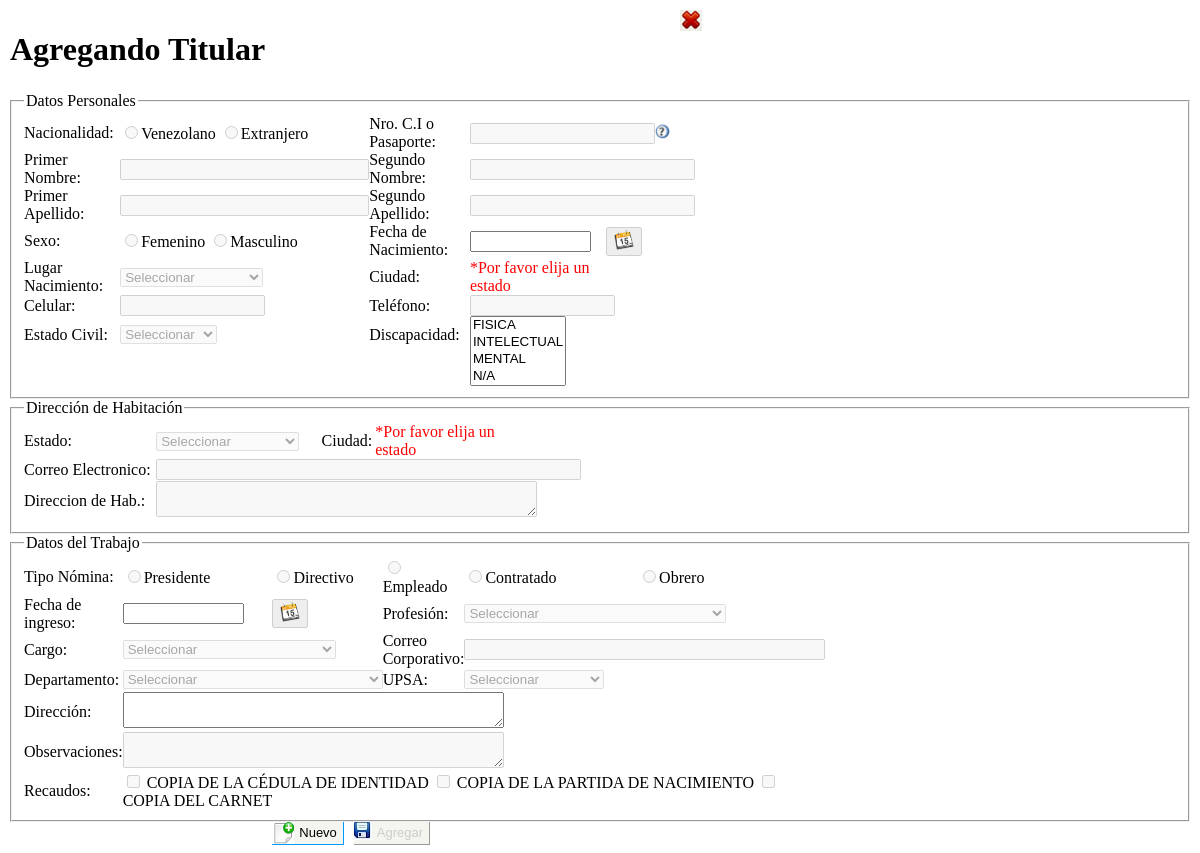
The page /persona/Php/agregar_empleado.php (signed in) on the database its author committed.
### tables this page shows
CREATE TABLE IF NOT EXISTS `trecaudo` (
  `id_recaudo` int(11) NOT NULL AUTO_INCREMENT,
  `descripcion` varchar(80) NOT NULL,
  `tipo` varchar(50) NOT NULL,
  `estatus` char(1) NOT NULL,
  PRIMARY KEY (`id_recaudo`)
);

### persona/Clases/clase_discapacidad.php (called while the page is built, shortened)
<?php
include_once("clase_mysql.php");
class discapacidad extends conectaBDMy{
	function lista_discapacidad()
	{
		$c=0;
		$sql="select * from tdiscapacidad where estatus='1' order by nombre";
		 $cursor=parent::ejecuta_sql($sql);
		 if($row= parent::proxima_tupla($cursor))
		 {
			 do{
				$fila[$c][1]=$row["id_discapacidad"];
				$fila[$c][2]=$row["nombre"];
				$c++;
			 }while($row= parent::proxima_tupla($cursor));
		 }
		if ( $fila>0 )
			return $fila;
		else
			return -1;
	}
}
?>

### persona/Clases/clase_mysql.php (called while the page is built, shortened)
<?PHP
class conectaBDMy
{
	private $servidor;
	private $usuario;
	private $password;
	private $conexion;
	function conectaBDMy()
	{
		$this->servidor="localhost";
		$this->usuario="root";
		$this->password="iutep";
		$this->basedatos="bdsas";
	}
	function abrir_BD()
	{
		if ( !($enlace= @mysql_connect( $this->servidor, $this->usuario, $this->password ) ) )
		{
		header("Location: ../html/Error_bd.html");
		}
		$this->conexion=$enlace;
		return true;
	}
	function ejecuta_sql( $query )
	{
		if ( $this->abrir_BD() )
	     return ( mysql_query($query,$this->conexion ) );
	else
	     return null;
	}
  function proxima_tupla($cursor)
  {
	return mysql_fetch_array($cursor);
  }
}
?>

### persona/Clases/clase_estado.php (called while the page is built, shortened)
<?php
include_once("clase_mysql.php");
class estado extends conectaBDMy{
function lista_estado()
	{
		$c=0;
		$sql="select * from testado where estatus='1' order by nombre asc";
		 $cursor=parent::ejecuta_sql($sql);
			if($row= parent::proxima_tupla($cursor))
		 {
			 DO
			 {
				$fila[$c][1]=$row["id_estado"];
				$fila[$c][2]=$row["nombre"];
				$fila[$c][3]=$row["id_pais"];
				$c++;
			}WHILE($row= parent::proxima_tupla($cursor));
		 }
		if ( $fila>0 )
			return $fila;
		else
			return -1;
	}
}
?>

### persona/Clases/clase_recaudo.php (called while the page is built, shortened)
<?php
include_once("clase_mysql.php");
class recaudos extends conectaBDMy{
	private $tipoRecaudo;
    public function recaudos(){
		$this->tipoRecaudo="";
	}
 	public function setTiporecaudo($Valor){
        $this->tipoRecaudo = mb_strtoupper(trim($Valor), "utf-8");
    }
	function lista_recaudo()
	{
		$c=0;
		$sql="SELECT * FROM trecaudo where estatus='1' and tipo='$this->tipoRecaudo' order by id_recaudo";
		 $cursor=parent::ejecuta_sql($sql);
		 if($row= parent::proxima_tupla($cursor))
		 {
			 DO
			 {
				$fila[$c][1]=$row["id_recaudo"];
				$fila[$c][2]=$row["descripcion"];
				$fila[$c][3]=$row["tipo"];
				$c++;
			 }WHILE($row= parent::proxima_tupla($cursor));
		 }
		if ( $fila>0 )
			return $fila;
		else
			return -1;
	}
}
?>

### persona/Clases/clase_profesion.php (called while the page is built, shortened)
<?php
include_once("clase_mysql.php");
class profesion extends conectaBDMy{
	function lista_profesion()
	{
		$c=0;
		$sql="select * from tprofesion where estatus='1' order by nombre";
		 $cursor=parent::ejecuta_sql($sql);
		 if($row= parent::proxima_tupla($cursor))
		 {
			 DO
			 {
				$fila[$c][1]=$row["id_profesion"];
				$fila[$c][2]=$row["nombre"];
				$c++;
			 }WHILE($row= parent::proxima_tupla($cursor));
		 }
		if ( $fila>0 )
			return $fila;
		else
			return -1;
	}
}
?>

### persona/Clases/clase_cargo.php (called while the page is built, shortened)
<?php
include_once("clase_mysql.php");
class cargo extends conectaBDMy{
public function lista_cargo(){
		$c=0;
		$sql="select * from tcargo where estatus='1' order by nombre";
		 $cursor=parent::ejecuta_sql($sql);
		 if($row= parent::proxima_tupla($cursor))
		 {
			 DO
			 {
				$fila[$c][1]=$row["id_cargo"];
				$fila[$c][2]=$row["nombre"];
				$c++;
			 }WHILE($row= parent::proxima_tupla($cursor));
		 }
		if ( $fila>0 )
			return $fila;
		else
			return -1;
	}
}
?>

### persona/Clases/clase_departamento.php (called while the page is built, shortened)
<?php
include_once("clase_mysql.php");
class departamento extends conectaBDMy{
	function lista_departamento()
	{
		$c=0;
		$sql="select * from tdepartamento where estatus='1' order by nombre";
		 $cursor=parent::ejecuta_sql($sql);
		 if($row= parent::proxima_tupla($cursor))
		 {
			 DO
			 {
				$fila[$c][1]=$row["id_departamento"];
				$fila[$c][2]=$row["nombre"];
				$c++;
			 }WHILE($row= parent::proxima_tupla($cursor));
		 }
		if ( $fila>0 )
			return $fila;
		else
			return -1;
	}
}
?>

### persona/Clases/clase_upsa.php (called while the page is built, shortened)
<?php
include_once("clase_mysql.php");
class upsa extends conectaBDMy{
	function lista_upsa()
	{
		$c=0;
		$sql="select * from tupsa where estatus='1' order by nombre";
		 $cursor=parent::ejecuta_sql($sql);
		 if($row= parent::proxima_tupla($cursor))
		 {
			 DO
			 {
				$fila[$c][1]=$row["id_upsa"];
				$fila[$c][2]=$row["nombre"];
				$fila[$c][3]=$row["direccion"];
				$c++;
			 }WHILE($row= parent::proxima_tupla($cursor));
		 }
		if ( $fila>0 )
			return $fila;
		else
			return -1;
	}
}
?>

### persona/Php/agregar_empleado.php (the view, shortened to what this page needs)
?><!DOCTYPE html>
<html lang="es">
  <head>
	<link rel="stylesheet" type="text/css" href="Css/jscal2.css" />
    <link rel="stylesheet" type="text/css" href="Css/border-radius.css" />
    <link rel="stylesheet" type="text/css" href="JavaScript/jquery.alerts.css"  />
</head>
<body>
<form action="" method="POST" id="form_titular" name="form_titular">
<table width="696" height="25" border="0" cellpadding="0" cellspacing="o">
    <tr>
      <td width="687"><h1>Agregando Titular</h1></td>
       <td valign="top"><input name="cancelar" type="button" id="cancelar" class='btn_cancelar_act_img' onClick="fn_cerrar();" title="Salir" /></td>
    </tr>
  </table>
  <fieldset>
  <legend align="left">Datos Personales</legend>
    <table width="686" border="0" cellpadding="0" cellspacing="0">
    <tr>
      <td width="120">Nacionalidad:</td>
      <td width="181">
        <input name="nacionalidad" type="radio" disabled="disabled" id="nacionalidad1" value="V" ><label for="nacionalidad1">Venezolano</label>
        <input name="nacionalidad" type="radio" disabled="disabled" id="nacionalidad2" value="E"><label for="nacionalidad2">Extranjero</label>
      </td>
      <td width="138">Nro. C.I o Pasaporte:</td>
      <td colspan="2"><input name="cedula" type="text" disabled="disabled" id="cedula" size="20" maxlength="16" /></td>
      <td><a href="#"
			      <div id="test" class="test" title="Ejemplo: 20643089, Si la C.I es menor a ocho (8) dígitos complete con ceros (0) a la izquierda Ejemplo: 08042667" style="width:30px;">
					  <img src="../Imagenes/ayuda.png" width="15" height="15"/></div>
			    </a></td>
      </tr>
    <tr>
      <td>Primer Nombre:</td>
      <td><input name="nombre1" type="text" disabled="disabled" id="nombre1" size="28" /></td>
      <td>Segundo Nombre:</td>
      <td colspan="3"><input name="nombre2" type="text" disabled="disabled" id="nombre2" size="25" /></td>
      </tr>
    <tr>
      <td>Primer Apellido:</td>
      <td><input name="apellido1" type="text" disabled="disabled" id="apellido1" size="28"/></td>
      <td>Segundo Apellido:</td>
      <td colspan="3">
        <input name="apellido2" type="text" disabled="disabled" id="apellido2" size="25" />
      </td>
      </tr>
    <tr>
      <td>Sexo:</td>
      <td><input name="sexo" type="radio" disabled="disabled" id="sexo1" value="F"><label for="sexo1">Femenino</label>
        <input name="sexo" type="radio" disabled="disabled" id="sexo2" value="M"><label for="sexo2">Masculino</label>
       </td>
      <td>Fecha de Nacimiento:</td>
      <td width="74"><input name="fecha_nac" type="text" id="fecha_nac" size="12" maxlength="10" readonly /></td>
      <td width="43"><button name="bt" id="bt"   disabled="disabled"><img src="Imagen_sistema/calend.png" width="20" height="20" title="Calendario para buscar fecha"/></button></td>
      <td width="111"></td>
    </tr>
        <tr>
          <td>Lugar Nacimiento:</td>
          <td><select name="estado2" disabled="disabled" id="estado2">
            <option value="0" selected="selected" disabled="disabled">Seleccionar </option>
            <?php include_once("../Clases/clase_estado.php");
				$estado =new estado();
				$lista_estado=$estado->lista_estado();
			?> <option value="<?php echo $lista_estado[$j][1];?>"><?php echo $lista_estado[$j][2];?></option>
          </select></td>
          <td>Ciudad:          </td>
          <td colspan="3">
          <div id="cap5" style="color:#FF0000; display:block; width:160px;">*Por favor elija un estado</div>
     	  </td>
        </tr>
        <tr>
      <td>Celular:</td>
      <td><input name="celular" type="text" disabled="disabled" id="celular" size="15" maxlength="12" /></td>
      <td>Teléfono:</td>
      <td colspan="3"><input name="telefono" type="text" disabled="disabled" id="telefono" size="15" maxlength="12" /></td>
      </tr>
    <tr>
      <td>Estado Civil:</td>
      <td><select name="estado_civ" disabled="disabled" id="estado_civ">
        < <option value="0">Seleccionar</option>
      </select></td>
      <td>Discapacidad:</td>
      <td colspan="3" rowspan="2" valign="top"><div id="disc_capa">
<select name="discapacidad[]" multiple="multiple"  id="discapacidad" title="Seleccionar">
  <?php include_once("../Clases/clase_discapacidad.php");
			$discapacidad=new discapacidad();
			$lista_discapacidad=$discapacidad->lista_discapacidad();
			for($i=0;$i<count($lista_discapacidad);$i++)
			{
			?>
  <option value="<?php echo $lista_discapacidad[$i][1];?>"
					?>> <?php echo $lista_discapacidad[$i][2];?></option>
  <?php }?>
</select>
</div>
      </td>
      </tr>
    <tr>
      <td>&nbsp;</td>
      <td><input name="ope" type="hidden" id="ope" value="I" hidden="hidden" /></td>
    </tr>
    </table>
  </fieldset>
     <fieldset>
      <legend align="left">Dirección de Habitación</legend>
     <table width="686" border="0" cellpadding="0" cellspacing="0">
    <tr>
      <td width="128">Estado:</td>
      <td width="160">
        <select name="estado" disabled="disabled" id="estado">
          <option value="0" selected="selected" disabled="disabled">Seleccionar </option>
        </select>
      </td>
      <td width="52">Ciudad:</td>
      <td width="253">
      <div id="cap1" style="color:#FF0000; display:block; width:160px;">*Por favor elija un estado</div>
      </td>
      <td width="71">&nbsp;</td>
    </tr>
     <tr>
       <td>Correo Electronico:</td>
       <td colspan="4"><input name="correo" type="text" disabled="disabled" id="correo" size="50" /></td>
    </tr>
    <tr>
      <td height="42">Direccion de Hab.:</td>
      <td colspan="4"><textarea name="direccion" cols="45" rows="2" disabled="disabled" id="direccion"></textarea></td>
    </tr>
  </table>
  </fieldset>
  <fieldset>
    <legend align="left">Datos del Trabajo</legend>
    <table width="686" border="0" cellpadding="0" cellspacing="0">
      <tr>
        <td>Tipo Nómina:</td>
        <td><input name="tipo_nomina" type="radio" disabled="disabled" id="tipo_nomina1" value="P" /><label for="tipo_nomina1">Presidente</label></td>
        <td><input name="tipo_nomina" type="radio" disabled="disabled" id="tipo_nomina2" value="D" /><label for="tipo_nomina2">Directivo</label></td>
        <td width="108"><input name="tipo_nomina" type="radio" disabled="disabled" id="tipo_nomina3" value="E" /><label for="tipo_nomina3">Empleado</label></td>
        <td width="108"><input name="tipo_nomina" type="radio" disabled="disabled" id="tipo_nomina4" value="C" /><label for="tipo_nomina4">Contratado</label></td>
        <td width="145"><input name="tipo_nomina" type="radio" disabled="disabled" id="tipo_nomina5" value="O" /><label for="tipo_nomina5">Obrero</label></td>
        <td>&nbsp;</td>
      </tr>
      <tr>
      <td width="133" height="28">Fecha de ingreso:</td>
      <td width="87"><input name="fecha_ingr" id="fecha_ingr" type="text" size="12" maxlength="10" readonly /></td>
      <td width="89"><button name="bt_fna" id="bt_fna"  disabled="disabled" ><img src="Imagen_sistema/calend.png" width="20" height="20" title="Calendario para buscar fecha" /></button>
      </td>
      <td width="88" >Profesión:</td>
      <td colspan="2"><select name="profesion" disabled="disabled" id="profesion">
		    <option value="0" selected="selected" disabled="disabled">Seleccionar </option>
  <?php include_once("../Clases/clase_profesion.php");
			$profesion=new profesion();
			$lista_profesion=$profesion->lista_profesion();
			?>
</select></td>
      <td width="6">&nbsp;</td>
    </tr>
    <tr>
      <td height="24">Cargo:</td>
      <td colspan="2">
        <select name="cargo" disabled="disabled" id="cargo" title="Seleccionar">
          <option value="0" selected="selected" disabled="disabled">Seleccionar </option>
			<?php include_once("../Clases/clase_cargo.php");
				$cargo=new cargo();
				$lista_cargo=$cargo->lista_cargo();
			?>   <option value="<?php echo $lista_cargo[$i][1];?>"><?php echo $lista_cargo[$i][2];?></option>
      </select>
      </td>
      <td>Correo Corporativo:</td>
      <td colspan="3"><input name="correo2" type="text" disabled="disabled" id="correo2" size="42" /></td>
    </tr>
    <tr>
      <td height="24">Departamento:</td>
      <td colspan="2">
        <select name="departamento" disabled="disabled" id="departamento">
          <option value="0" selected="selected" disabled="disabled">Seleccionar </option>
			<?php include_once("../Clases/clase_departamento.php");
            $departamento=new departamento();
            $lista_departamento=$departamento->lista_departamento();
            ?><option value="<?php echo $lista_departamento[$i][1];?>"><?php echo $lista_departamento[$i][2];?></option>
        </select>
      </td>
      <td>UPSA:</td>
      <td><select name="upsa" disabled="disabled" id="upsa" title="Sede o Planta">
          <option value="0" selected="selected" disabled="disabled">Seleccionar </option>
			<?php include_once("../Clases/clase_upsa.php");
            $upsa=new upsa();
            $lista_upsa=$upsa->lista_upsa();
            ?><option value="<?php echo $lista_upsa[$i][1];?>"><?php echo $lista_upsa[$i][2];?></option>
        </select>
     </td>
      <td></td>
      <td></td>
    </tr>
       <tr>
      <td height="37">Dirección:</td>
      <td colspan="6"><div id="cap4" style="width:320px;"><textarea name="direccion2" id="direccion2" cols="45" rows="2" readonly></textarea></div></td>
    </tr>
      <tr>
        <td height="37">Observaciones:</td>
        <td colspan="6"><textarea name="observacion" cols="45" rows="2" disabled="disabled" id="observacion"></textarea></td>
      </tr>
      <tr>
        <td height="23" rowspan="2">Recaudos:</td>
        <td height="23" colspan="5"><?php include_once("../Clases/clase_recaudo.php");
			$recaudo= new recaudos();
			$recaudo->setTiporecaudo('AFILIACIÓN - TITULAR');
			$lista_recaudo=$recaudo->lista_recaudo();
			for($i=0;$i<count($lista_recaudo);$i++)
			{
				if($lista_recaudo[$i][3]=='AFILIACIÓN - TITULAR'){
		?><input type="checkbox" name="recaudos[]" id="<?php echo $i;?>" value="<?php echo $lista_recaudo[$i][1];?>" disabled="disabled">
        <?php echo "<label  for='$i'>".$lista_recaudo[$i][2]."</label>"; ?>
        <?php
		}else { echo "<div id='open' style='color:#F00'> Alerta: No se han asignado recaudos por Afiliacion Titular. Por favor <a href='#'>click</a></div>";}
		}?></td>
       <td></td>
      </tr>
    </table>
  </fieldset>
  <table  width="686" border="0" cellpadding="0" cellspacing="0">
      <tr>
      <td width="265">&nbsp;</td>
      <td width="76"><input name="nuevo" type="button" id="nuevo" value="  Nuevo" class='btn_act btn_nuevo_act_img' title="Pulse para activar campos" onclick="limpiar_form(this.form)" /></td>
      <td width="76"><input name="agregar" type="submit"  class='btn_guardar_desact btn_guardar_act_img' disabled="disabled" id="agregar" onClick="if(!valida()){return false};" value=" Agregar" /></td>
      <td width="265"></td>
      </tr>
  </table>
</form>
</body>
</html>

### rows shown on the page
trecaudo: descripcion "COPIA DE LA CÉDULA DE IDENTIDAD"
trecaudo: descripcion "COPIA DE LA PARTIDA DE NACIMIENTO"
trecaudo: descripcion "COPIA DEL CARNET"
